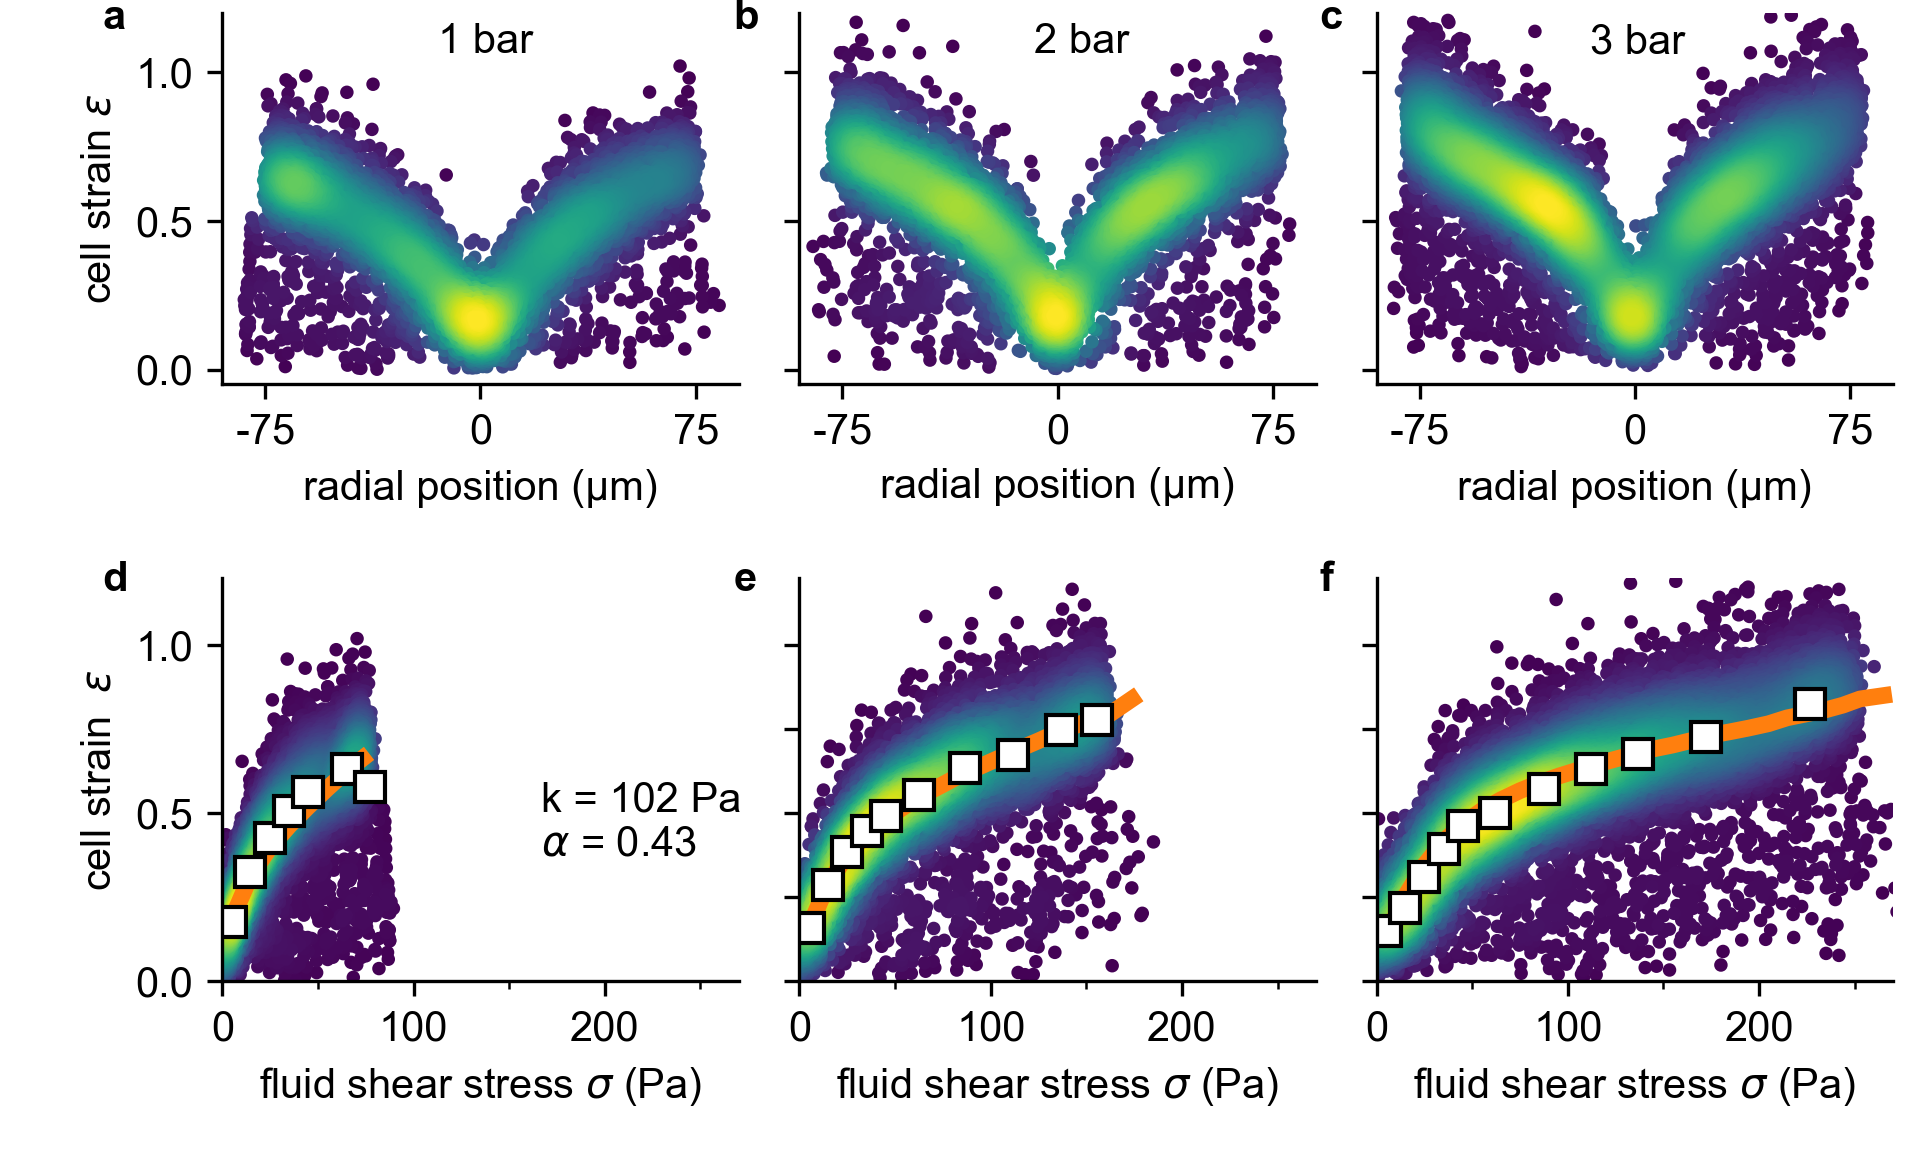

Write the Python code that produced this figure.
# -*- coding: utf-8 -*-
"""
Created on Tue May 22 2020

@author: Ben

# This program reads a txt file with the analyzed cell position, shape (semi-major and semi-minor axis etc.),
# computes the cell strain and the fluid shear stress acting on each cell,
# plots the data (strain versus stress) for each cell using a kernel density estimate for the datapoint color,
# and fits a stress stiffening equation to the data 
# The results such as maximum flow speed, cell mechanical parameters, etc. are stored in 
# the file 'all_data.txt' located at the same directory as this script 
"""
import matplotlib.pyplot as plt
from matplotlib.backends.backend_pdf import PdfPages
from scripts.helper_functions import getInputFile, getConfig, getData, getInputFolder
from scripts.helper_functions import refetchTimestamps, getVelocity, filterCells, correctCenter, getStressStrain, fitStiffness
from scripts.helper_functions import initPlotSettings, plotVelocityProfile, plotStressStrain, plotMessurementStatus
from scripts.helper_functions import storeEvaluationResults, plotDensityScatter, plotStressStrainFit, plotBinnedData
import numpy as np
import pandas as pd
import glob
from pathlib import Path
import pylustrator
pylustrator.start()

pylustrator.load("figure_stress_vs_radialposition.py")
#pylustrator.load("figure_margination_histogram.py", offset=[0, 1])
pylustrator.load("strain_vs_stress_clean_3different_pressures.py", offset=[0, 1])
#pylustrator.load("figure_angle_and_size.py", offset=[0, 1])

if 0:
    # % start: automatic generated code from pylustrator
    plt.figure(1).ax_dict = {ax.get_label(): ax for ax in plt.figure(1).axes}
    import matplotlib as mpl
    plt.figure(1).set_size_inches(16.250000/2.54, 6.420000/2.54, forward=True)
    plt.figure(1).axes[0].set_position([0.096051, 0.498363, 0.185083, 0.484703])
    plt.figure(1).axes[0].set_xlim(-90.0, 90.0)
    plt.figure(1).axes[0].set_xticklabels(["", "", ""])
    plt.figure(1).axes[0].set_xticks([-75.0, 0.0, 75.0])
    plt.figure(1).axes[0].texts[1].set_position([-0.374725, 0.955913])
    plt.figure(1).axes[0].get_xaxis().get_label().set_text("")
    plt.figure(1).axes[0].get_yaxis().get_label().set_text("strain")
    plt.figure(1).axes[1].set_position([0.302915, 0.498363, 0.185083, 0.484703])
    plt.figure(1).axes[1].set_xlim(-90.0, 90.0)
    plt.figure(1).axes[1].set_xticklabels(["", "", ""])
    plt.figure(1).axes[1].set_xticks([-75.0, 0.0, 75.0])
    plt.figure(1).axes[1].texts[1].set_position([-0.186918, 0.950514])
    plt.figure(1).axes[1].get_xaxis().get_label().set_text("")
    plt.figure(1).axes[2].set_position([0.509781, 0.498363, 0.185083, 0.484703])
    plt.figure(1).axes[2].set_xlim(-90.0, 90.0)
    plt.figure(1).axes[2].set_xticklabels(["", "", ""])
    plt.figure(1).axes[2].set_xticks([-75.0, 0.0, 75.0])
    plt.figure(1).axes[2].texts[1].set_position([-0.161016, 0.950514])
    plt.figure(1).axes[2].get_xaxis().get_label().set_text("")
    plt.figure(1).axes[3].set_position([0.096051, 0.194818, 0.185083, 0.248456])
    plt.figure(1).axes[3].set_ylim(0.0, 0.011)
    plt.figure(1).axes[3].yaxis.labelpad = -5.854955
    plt.figure(1).axes[3].texts[0].set_visible(False)
    plt.figure(1).axes[3].texts[1].set_position([-0.374725, 1.077305])
    plt.figure(1).axes[3].texts[1].set_text("e")
    plt.figure(1).axes[4].set_position([0.302915, 0.194818, 0.185083, 0.248456])
    plt.figure(1).axes[4].set_ylim(0.0, 0.011)
    plt.figure(1).axes[4].texts[0].set_visible(False)
    plt.figure(1).axes[4].texts[1].set_position([-0.186918, 0.959572])
    plt.figure(1).axes[4].texts[1].set_text("f")
    plt.figure(1).axes[5].set_position([0.509780, 0.192011, 0.185083, 0.248456])
    plt.figure(1).axes[5].set_ylim(0.0, 0.011)
    plt.figure(1).axes[5].texts[0].set_visible(False)
    plt.figure(1).axes[5].texts[1].set_position([-0.161009, 0.970868])
    plt.figure(1).axes[5].texts[1].set_text("g")
    plt.figure(1).axes[6].set_position([0.791249, 0.498363, 0.185083, 0.481965])
    plt.figure(1).axes[6].set_xlim(-90.0, 90.0)
    plt.figure(1).axes[6].set_xticklabels(["", "", ""])
    plt.figure(1).axes[6].set_xticks([-75.0, 0.0, 75.0])
    plt.figure(1).axes[6].texts[0].set_text("d")
    plt.figure(1).axes[6].get_xaxis().get_label().set_text("")
    plt.figure(1).axes[7].set_position([0.791249, 0.192011, 0.185083, 0.248456])
    plt.figure(1).axes[7].set_ylim(0.0, 30.0)
    plt.figure(1).axes[7].set_yticklabels(["0", "10", "20", "30"])
    plt.figure(1).axes[7].set_yticks([0.0, 10.0, 20.0, 30.0])
    plt.figure(1).axes[7].texts[0].set_position([-0.232258, 1.192373])
    plt.figure(1).axes[7].texts[0].set_text("h")
    #% end: automatic generated code from pylustrator

#% start: automatic generated code from pylustrator
plt.figure(1).ax_dict = {ax.get_label(): ax for ax in plt.figure(1).axes}
import matplotlib as mpl
plt.figure(1).axes[0].set_ylim(-0.04991886291525161, 1.2)
plt.figure(1).axes[0].get_yaxis().get_label().set_text("cell strain $\epsilon$")
plt.figure(1).axes[1].set_ylim(-0.04991886291525161, 1.2)
plt.figure(1).axes[2].set_ylim(-0.04991886291525161, 1.2)
plt.figure(1).axes[3].set_xlim(0.0, 270.0)
plt.figure(1).axes[3].set_ylim(0.0, 1.2)
plt.figure(1).axes[3].set_xticks([0.0, 100.0, np.nan, 200.0, np.nan])
plt.figure(1).axes[3].set_xticklabels(["", "", ""], minor=True)
plt.figure(1).axes[3].set_position([0.115765, 0.156698, 0.268860, 0.345859])
plt.figure(1).axes[3].set_xticks([50.0, 150.0, 250.0], minor=True)
plt.figure(1).axes[3].texts[0].set_visible(False)
plt.figure(1).axes[3].texts[1].set_position([0.617472, 0.311448])
plt.figure(1).axes[3].text(0.5, 0.5, 'New Text', transform=plt.figure(1).axes[3].transAxes)  # id=plt.figure(1).axes[3].texts[2].new
plt.figure(1).axes[3].texts[2].set_position([-0.232258, 0.970685])
plt.figure(1).axes[3].texts[2].set_text("d")
plt.figure(1).axes[3].texts[2].set_weight("bold")
plt.figure(1).axes[4].set_xlim(0.0, 270.0)
plt.figure(1).axes[4].set_ylim(0.0, 1.2)
plt.figure(1).axes[4].set_xticks([0.0, 100.0, np.nan, 200.0, np.nan])
plt.figure(1).axes[4].set_xticklabels(["", "", ""], minor=True)
plt.figure(1).axes[4].set_position([0.416266, 0.156698, 0.268860, 0.345859])
plt.figure(1).axes[4].set_xticks([50.0, 150.0, 250.0], minor=True)
plt.figure(1).axes[4].texts[0].set_visible(False)
plt.figure(1).axes[4].text(0.5, 0.5, 'New Text', transform=plt.figure(1).axes[4].transAxes)  # id=plt.figure(1).axes[4].texts[1].new
plt.figure(1).axes[4].texts[1].set_position([-0.127650, 0.970685])
plt.figure(1).axes[4].texts[1].set_text("e")
plt.figure(1).axes[4].texts[1].set_weight("bold")
plt.figure(1).axes[5].set_xlim(0.0, 270.0)
plt.figure(1).axes[5].set_ylim(0.0, 1.2)
plt.figure(1).axes[5].set_xticks([0.0, 100.0, np.nan, 200.0, np.nan])
plt.figure(1).axes[5].set_xticklabels(["", "", ""], minor=True)
plt.figure(1).axes[5].set_position([0.716769, 0.156698, 0.268860, 0.345859])
plt.figure(1).axes[5].set_xticks([50.0, 150.0, 250.0], minor=True)
plt.figure(1).axes[5].texts[0].set_visible(False)
plt.figure(1).axes[5].text(0.5, 0.5, 'New Text', transform=plt.figure(1).axes[5].transAxes)  # id=plt.figure(1).axes[5].texts[1].new
plt.figure(1).axes[5].texts[1].set_position([-0.110215, 0.970685])
plt.figure(1).axes[5].texts[1].set_text("f")
plt.figure(1).axes[5].texts[1].set_weight("bold")
#% end: automatic generated code from pylustrator
plt.savefig(__file__[:-3]+".png", dpi=300)
plt.savefig(__file__[:-3]+".pdf")
plt.show()
